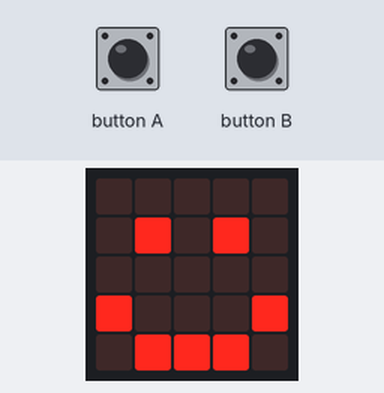
Recording of a program running on a simulated BBC micro:bit (MakeCode). Parts: the board's 5×5 LED display. The inputs (shaded band) are chosen by the test bench.

Above: at 2.5 s.
2.6 s: button A pressed for 0.15 s
At 3.2 s:
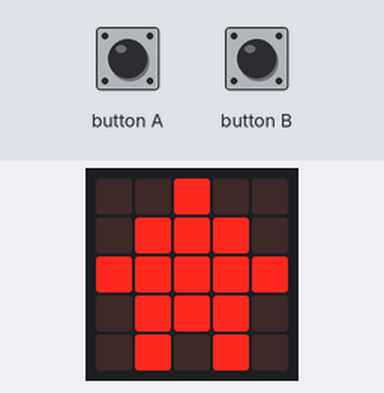
4.2 s: button B pressed for 0.15 s
At 5.6 s:
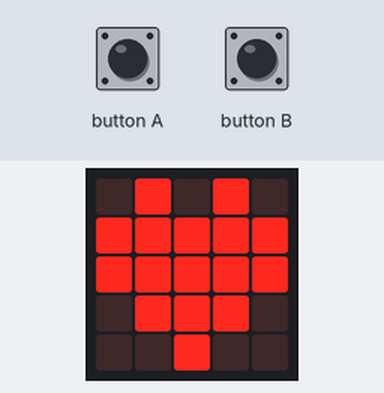
Timing chart, 0 to 7.2 s (numbered marks = the images above; inputs shaded):
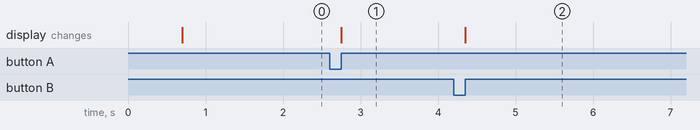

The program:

main.ts
```typescript
input.onButtonPressed(Button.A, function () {
    basic.showIcon(IconNames.House)
})
input.onButtonPressed(Button.B, function () {
    basic.showIcon(IconNames.Heart)
})
basic.showIcon(IconNames.Sad)
basic.pause(100)
basic.showIcon(IconNames.Happy)
basic.forever(function () {

})
```

test.ts
```typescript
// aquí va el archivo "tests"; esto no se compilará cuando este paquete se utilice como una extensión.
```

Measured:
- after the input at 2.6 s, the display: changes after 0.15 s (image 1)
- after the input at 4.2 s, the display: changes after 0.15 s (image 2)
